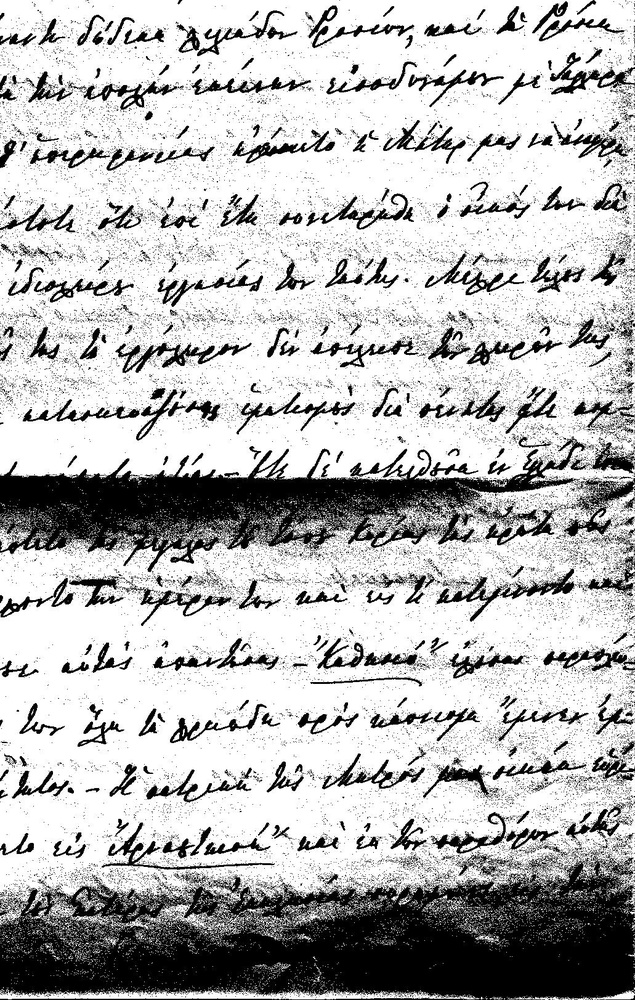
#> input picture Set 1/exercise 1/100.jpg, 635 x 1000 px, shrunk from 1031 x 1623 before the run
$ python askisi1.py 100.jpg out.png 100
#> lines starting #> are read from the running program, lines starting #| are printed output that depends on the picture; after the words box and inside, x2 and y2 are one past the last pixel; in counts of white or black regions, pixels touching at a corner belong together
#2591
from PIL import Image
import sys
from IPython.display import display,Image as jupyter
import numpy as np

#argv[1] is the input photo
image = Image.open(sys.argv[1])
#> image is the input picture: PIL image 635x1000 L; min 0, max 255, mean 186
#| Shape of image is: (1000, 635)
#argv[3] is the threshold
threshold = int(sys.argv[3])

#For the grayscale images
def grayscale_image(array):
	for i in range(len(array)):
		for j in range(len(array[i])):
			if array[i][j]>threshold:
				array[i][j]=255
			else:
				array[i][j]=0
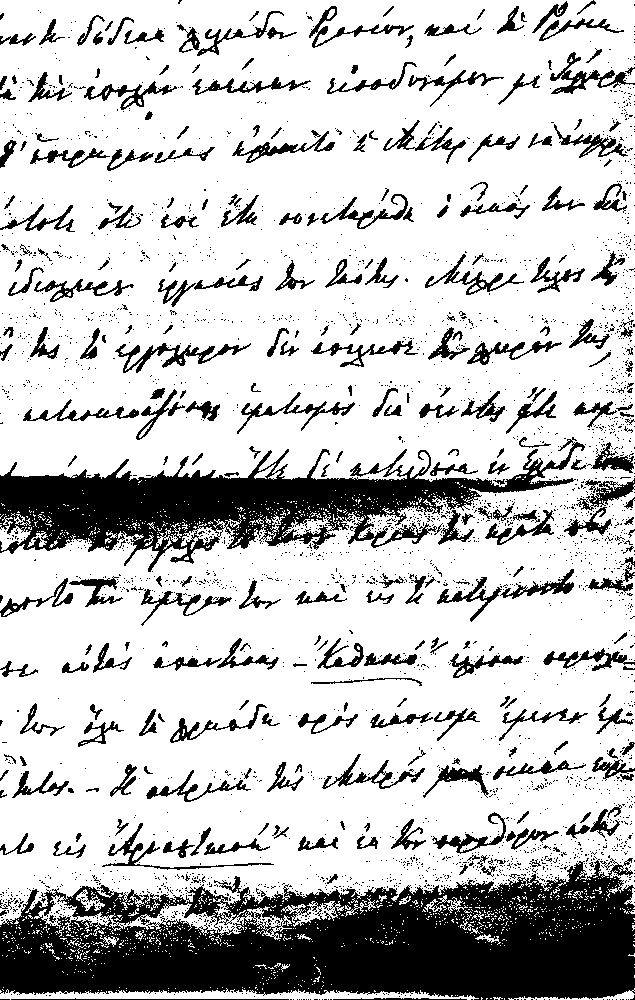
#> array: shape (1000, 635); 77.1% white; 3117 black regions (2818 under 20 px), largest, box (x1, y1, x2, y2) and area: (0, 858, 635, 1000) 58345, (0, 437, 585, 572) 27961, (115, 343, 251, 373) 1080
#For the rgb images
def rgb_image(array):
    for i in range(len(array)):
        for j in range(len(array[i])):
            rgb = array[i][j]
            red = rgb[0]
            green = rgb[1]
            blue=rgb[2]
            #The average color
            average=((int(red))+(int(green))+(int(blue)))/3
            if average>threshold:
                array[i][j]=255
            else:
                array[i][j]=0

#Convert image to array
image_to_array = np.asarray(image)
img_cp = image_to_array.copy()
#Get details of the image
print('Shape of image is:',img_cp.shape)
print('The threshold is :',threshold)
print('Doing the work!')

#Images that have 3 dimensions are rgb and 2 dimensions are grayscale
if (len(img_cp.shape)==3):
    print('Image is rgb')
    rgb_image(img_cp)
else:
    grayscale_image(img_cp)
    print('Image is grayscale')

#From processed array to image
final_image=Image.fromarray(img_cp)
#Save it with name argv[2]
final_image.save(sys.argv[2])
final_image.show()
display(jupyter(filename=sys.argv[2]))

$ run again, on Set 1/exercise 1/50.jpg
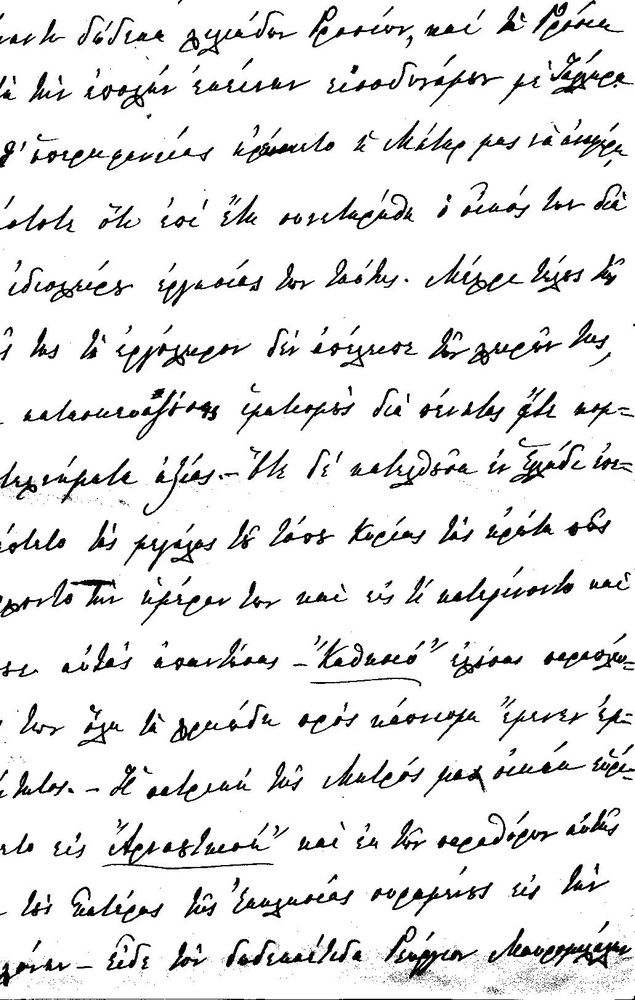
#> input picture Set 1/exercise 1/50.jpg, 635 x 1000 px, shrunk from 1031 x 1623 before the run
#> image is the input picture: PIL image 635x1000 L; min 0, max 255, mean 231.6
#| Shape of image is: (1000, 635)
#> after the loop in grayscale_image, `for i in range(len(array)):`:
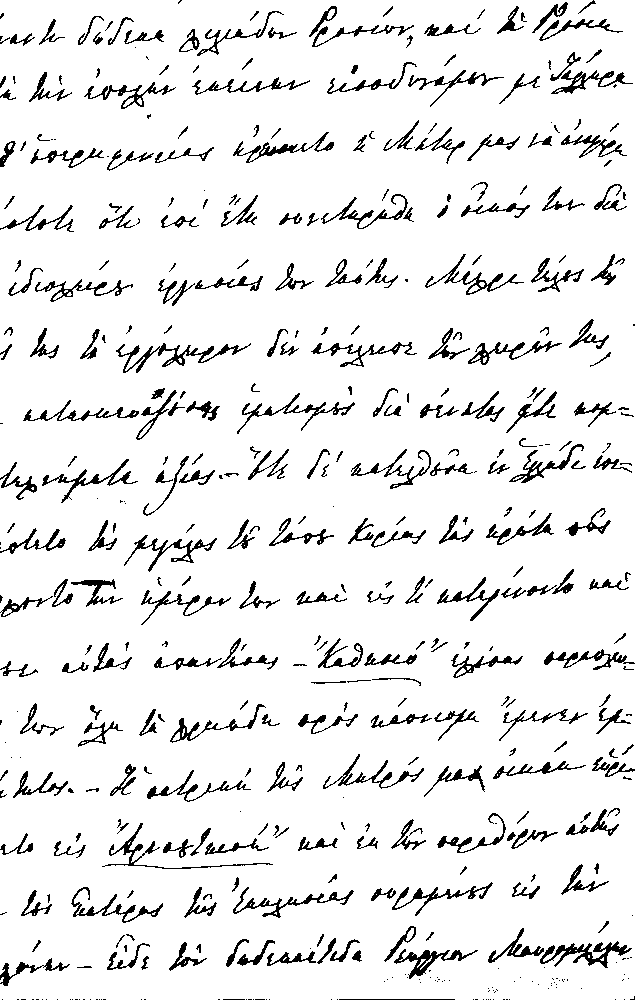
#> array: shape (1000, 635); 91.9% white; black in thin lines or dots
